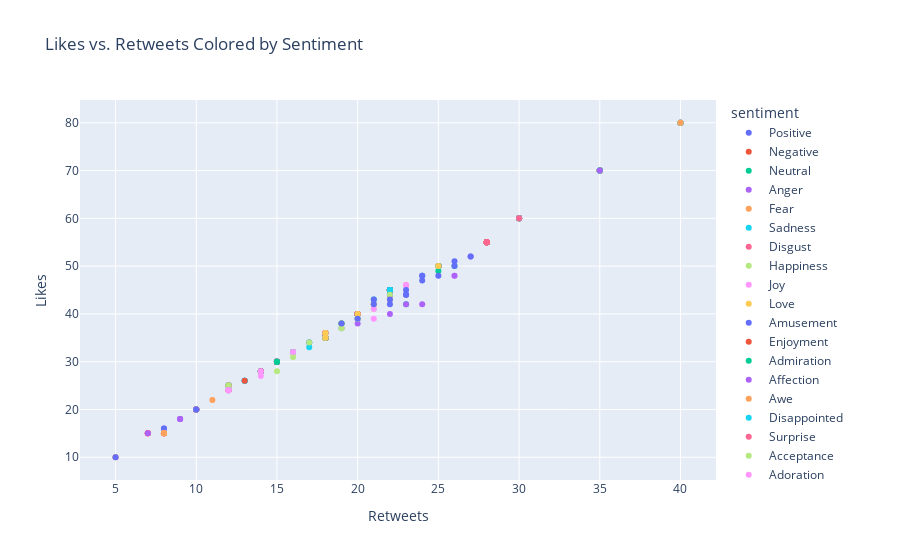

Notebook source saved alongside this figure:
### Code cell
# Create an interactive scatter plot
fig = px.scatter(
    df,
    x='retweets',
    y='likes',
    color='sentiment',
    title='Likes vs. Retweets Colored by Sentiment',
    labels={'retweets': 'Number of Retweets', 'likes': 'Number of Likes'},
    hover_data=['user', 'platform', 'text']
)

fig.update_layout(xaxis_title='Retweets', yaxis_title='Likes')
fig.show()
